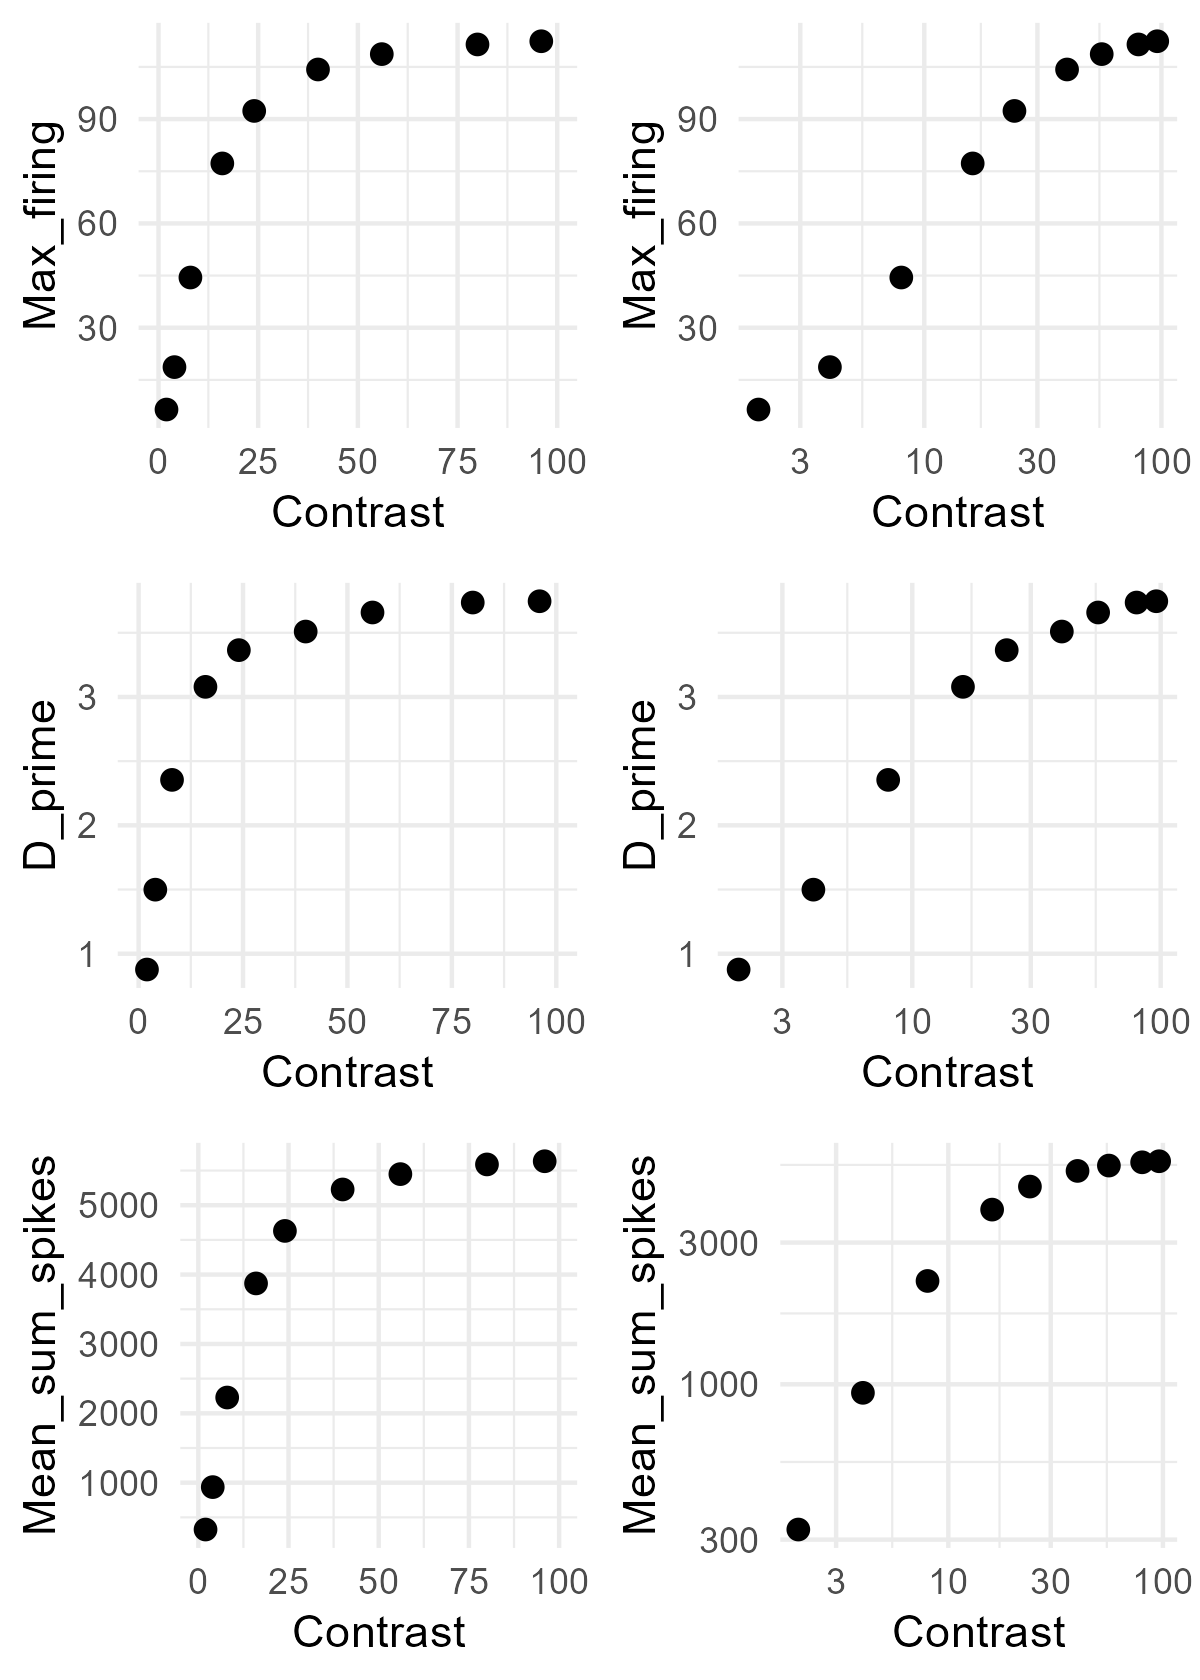

This figure's R source:
# Simulation based on Albrecht & Hamilton (1982, Fig. 1B)

library(tidyverse)
library(doParallel)
library(foreach)

Contrast <- c(2, 4, 8, 16, 24, 40, 56, 80, 96)
Rmax <- 115# fixed at 115 for comparability
C50 <- 10.5
n   <-  1.7

Max_firing <- Rmax * Contrast^n / (Contrast^n + C50^n)
df_ah <- data.frame(Contrast, Max_firing)

g1 <- ggplot(df_ah, aes(x = Contrast, y = Max_firing)) +
  geom_point(size = 2) +
  coord_cartesian(xlim = c(0, 100)) +
  theme_minimal()
g1            

g2 <- ggplot(df_ah, aes(x = Contrast, y = Max_firing)) +
  geom_point(size = 2) +
  scale_x_log10() +
  theme_minimal()
g2 

### Simulation ###
cl <- makeCluster(parallel::detectCores() - 1)
registerDoParallel(cl)

n_neurons <- 180                                               # Number of neurons in the population
orientations <- seq(1, 180, by = 1)                            # Possible orientations (0 to 359 degrees)
preferred_orientations <-  seq(1, 180, length.out = n_neurons) # Preferred orientation of each neuron
max_firing_seq <- df_ah$Max_firing                             # Maximum firing rate of each neuron
contrast <-       df_ah$Contrast
tuning_width    <- 20                                          # Tuning width (standard deviation) of each neuron's response curve
n_trials <- 10000

all_results <- list()

for (max_firing_rate in max_firing_seq) {
  
  cat("Running max firing rate =", max_firing_rate, "\n")
  
  tuning_curves <- matrix(0, nrow = n_neurons, ncol = length(orientations))
  
  for (i in 1:n_neurons) {
    tuning_curves[i, ] <- max_firing_rate * exp(
      -0.5 * (
        pmin(abs(orientations - preferred_orientations[i]),
             180 - abs(orientations - preferred_orientations[i]))^2
      ) / tuning_width^2
    )
  }
  
  # ---- 90 ----
  responses_90 <- foreach(
    i = 1:n_trials,
    .combine = rbind,
    .packages = "stats"
  ) %dopar% {
    
    input_90 <- rnorm(n_trials, 90, 0)
    idx <- round(input_90[i]) + 1
    idx <- pmin(pmax(idx, 1), 180)
    
    mu <- tuning_curves[, idx]
    mu[mu == 0] <- 1e-8
    
    resp <- rnbinom(n_neurons, size = 1000000, mu = mu)
    
    cbind(resp,
          neuron = seq_len(n_neurons),
          stim = 90,
          trial = i,
          maxFR = max_firing_rate)
  }
  
  # ---- 91 ----
  responses_91 <- foreach(
    i = 1:n_trials,
    .combine = rbind,
    .packages = "stats"
  ) %dopar% {
    
    input_91 <- rnorm(n_trials, 91, 0)
    idx <- round(input_91[i]) + 1
    idx <- pmin(pmax(idx, 1), 180)
    
    mu <- tuning_curves[, idx]
    mu[mu == 0] <- 1e-8
    
    resp <- rnbinom(n_neurons, size = 1000000, mu = mu)
    
    cbind(resp,
          neuron = seq_len(n_neurons),
          stim = 91,
          trial = i,
          maxFR = max_firing_rate)
  }
  
  df_tmp <- as.data.frame(rbind(responses_90, responses_91))
  colnames(df_tmp) <- c("Spikes", "Neuron", "Stimulus", "Trial", "Contrast")
  
  all_results[[as.character(max_firing_rate)]] <- df_tmp
}

df <- do.call(rbind, all_results)
df$Contrast <- contrast[match(df$Contrast, max_firing_seq)]

### Visualization ###
df %>%
  group_by(Stimulus, Contrast, Trial) %>%
  summarise(Sum_spikes = sum(Spikes), .groups = "drop") -> df_sum

g3 <- ggplot(df_sum, aes(x = Sum_spikes, color = factor(Contrast))) +
  geom_density(alpha = 0.2, linewidth = 1) +
  theme_classic() +
  labs(
    x = "Sum of spikes",
    y = "Density",
    color = "Max firing rate",
    fill =  "Max firing rate"
  )
g3

df_sum %>%
  group_by(Contrast) %>%
  summarise(Mean_sum_spikes = mean(Sum_spikes),
            SD_sum_spikes = sd(Sum_spikes), .groups = "drop") -> df_summary

df_summary %>%
  ggplot(aes(x = Contrast, y = Mean_sum_spikes)) +
  geom_point(size = 2) +
  coord_cartesian(xlim = c(0, 100)) +
  theme_minimal() -> g4
g4

df_summary %>%
  ggplot(aes(x = Contrast, y = Mean_sum_spikes)) +
  geom_point(size = 2) +
  scale_x_log10() +
  scale_y_log10() +
  theme_minimal() -> g5
g5

df_summary %>%
  ggplot(aes(x = Contrast, y = SD_sum_spikes)) +
  geom_point(size = 2) +
  coord_cartesian(xlim = c(0, 100)) +
  theme_minimal() -> g6
g6

df_summary %>%
  ggplot(aes(x = Contrast, y = SD_sum_spikes)) +
  geom_point(size = 2) +
  scale_x_log10() +
  theme_minimal() -> g7
g7

df %>%
  filter(Neuron %in% c(90, 91)) %>%
  pivot_wider(names_from = Neuron, values_from = Spikes) %>%
  ggplot(aes(x = `90`, y = `91`, color = factor(Stimulus))) +
  geom_point(size = 2, alpha = 0.2) +
  labs(x = "Neuron 90", y = "Neuron 91") +
  coord_cartesian(xlim = c(0, 100), ylim = c(0, 100)) +
  theme_minimal() +
  facet_wrap(. ~ Contrast) -> g8
# g8

# sanity check for fano factor 
df %>%
  group_by(Contrast, Stimulus, Neuron) %>%
  summarise(
    mean_spikes = mean(Spikes),
    var_spikes  = var(Spikes),
    fano = var_spikes / mean_spikes,
    .groups = "drop"
  ) %>%
  filter(mean_spikes > 0) %>%
  group_by(Contrast, Stimulus) %>%
  summarise(
    mean_mean_spikes = mean(mean_spikes, na.rm = TRUE),
    mean_var_spikes = mean(var_spikes),
    mean_fano = mean(fano, na.rm = TRUE), # average across neurons
    sd_fano   = sd(fano, na.rm = TRUE),   # sd across neurons
    .groups = "drop")

### Linear Fisher information ###
df_wide <- df %>%
  pivot_wider(
    id_cols = c(Trial, Contrast, Stimulus),
    names_from = Neuron,
    values_from = Spikes)

df_wide$Stimulus_bin <- ifelse(df_wide$Stimulus == 90, 1, 0)

compute_lfi <- function(data, lambda = 1e-6) {
  
  neurons <- grep("^[0-9]+$", colnames(data), value = TRUE)  
  
  data0 <- data[data$Stimulus_bin == 0, neurons]
  data1 <- data[data$Stimulus_bin == 1, neurons]
  
  mu0 <- colMeans(data0)
  mu1 <- colMeans(data1)
  
  df <- mu1 - mu0
  
  Sigma0 <- cov(data0)
  Sigma1 <- cov(data1)
  Sigma  <- (Sigma0 + Sigma1) / 2
  
  p <- length(neurons)              # 逆行列を安定化させる処理 (ニューロン間の相関を少し弱める)
  Sigma <- Sigma + lambda * diag(p) # Ridge正則化, Tikhonov regularization (小さい固有値を持ち上げる)
  
  I <- as.numeric(t(df) %*% solve(Sigma) %*% df) # LFI
  I_per_neuron <- I / p
  
  return(I_per_neuron)
}

maxFR_values <- sort(unique(df_wide$Contrast))

lfi_results <- data.frame(
  Contrast = numeric(),
  LFI_per_neuron = numeric()
)

for (maxFR in maxFR_values) {
  df_sub <- df_wide[df_wide$Contrast == maxFR, ]
  lfi_value <- compute_lfi(df_sub)
  lfi_results <- rbind(lfi_results,
                       data.frame(Contrast = maxFR,
                                  LFI_per_neuron = lfi_value))
}

lfi_results$Contrast <- contrast
print(lfi_results)

lfi_results %>%
  ggplot(aes(x = Contrast, y = LFI_per_neuron)) +
  geom_point(size = 2) +
  coord_cartesian(xlim = c(0, 100)) +
  theme_minimal() -> g9
g9

### Decoding with logistic regression ###
run_logistic_cv_parallel <- function(data, k = 5, ncores = detectCores() - 1) {
  
  predictors <- grep("^[0-9]+$", colnames(data), value = TRUE)  
  n <- nrow(data)
  
  set.seed(123)
  folds <- sample(rep(1:k, length.out = n))
  
  cl <- makeCluster(ncores)
  registerDoParallel(cl)
  
  acc <- foreach(i = 1:k, .combine = c) %dopar% {
    
    train <- data[folds != i, ]
    test  <- data[folds == i, ]
    
    model <- glm(
      Stimulus_bin ~ .,
      data = train[, c("Stimulus_bin", predictors)],
      family = binomial
    )
    
    prob <- predict(model, newdata = test, type = "response")
    pred <- ifelse(prob > 0.5, 1, 0)
    
    mean(pred == test$Stimulus_bin)
  }
  
  stopCluster(cl)
  
  mean(acc)
}

decoding_results <- data.frame(
  Contrast = numeric(),
  Decoding_accuracy = numeric()
)

for (maxFR in maxFR_values) {
  df_sub <- df_wide[df_wide$Contrast == maxFR, ]
  accuracy <- run_logistic_cv_parallel(df_sub, k = 5, ncores = detectCores() - 1)
  decoding_results <- rbind(decoding_results,
                            data.frame(Contrast = maxFR,
                                       Decoding_accuracy = accuracy))
}

decoding_results <- mutate(decoding_results, D_prime = qnorm(Decoding_accuracy) - qnorm(1 - Decoding_accuracy),
                           Contrast = contrast)
decoding_results

decoding_results %>%
  ggplot(aes(x = Contrast, y = D_prime)) +
  geom_point(size = 2) +
  coord_cartesian(xlim = c(0, 100)) +
  theme_minimal() -> g10
g10

decoding_results %>%
  ggplot(aes(x = Contrast, y = D_prime)) +
  geom_point(size = 2) +
  scale_x_log10() +
  theme_minimal() -> g11
g11

g <- cowplot::plot_grid(g1, g2, g10, g11, g4, g5, nrow = 3)
ggsave("fig_1b.png", g, width = 4, height = 5.6, dpi = 300)
